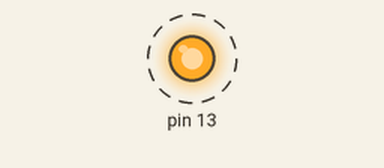
Bench run of a sketch on a simulated Arduino Uno, built with avr-gcc and run on an emulated ATmega328P. Shown: output pins drawn as LEDs (lit = HIGH). Dashed ring = blinking.

Above: at 0.3 s.
Timing chart, 0 to 3.0 s (numbered marks = the images above):
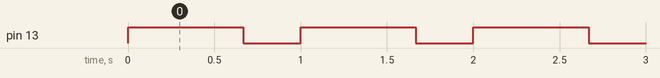

Measured:
- by itself, pin 13: alternates HIGH for 0.67 s and LOW for 0.33 s

The sketch:

board_check.ino
```cpp
void setup() {
  // put your setup code here, to run once:
  pinMode(13, OUTPUT);
}

void loop() {
  // put your main code here, to run repeatedly:
  digitalWrite(13, HIGH);
  delay(667);
  digitalWrite(13, LOW);
  delay(333);
}
```
